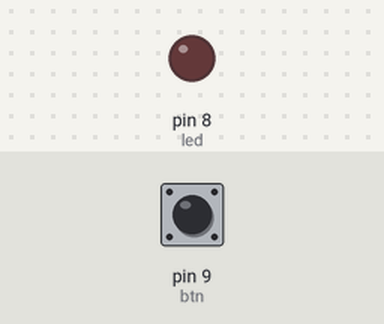
Recording of a sketch running on a simulated Arduino Uno, built with avr-gcc and run on an emulated ATmega328P. On the bench: output pins drawn as LEDs (lit = HIGH). Dashed ring = blinking. The test bench sets the inputs (shaded band); at power-on: pin 9 (btn) HIGH.

Above: at 1.2 s.
1.3 s: pin 9 (btn) pulled LOW for 0.15 s
At 2.4 s:
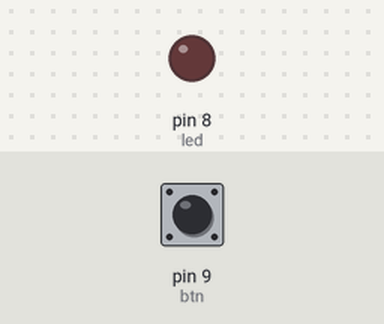
2.9 s: pin 9 (btn) pulled LOW for 1 s
At 3.2 s:
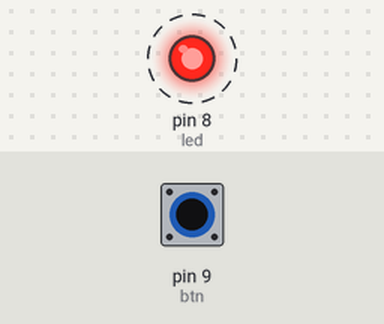
6.9 s: pin 9 (btn) pulled LOW for 3.2 s
At 7.7 s:
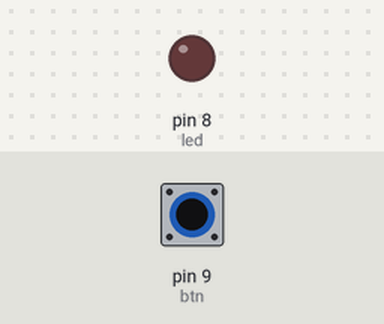
Timing chart, 0 to 9.9 s (numbered marks = the images above; inputs shaded):
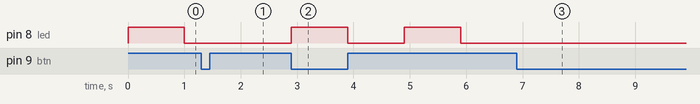

The sketch:

sketch.ino
```cpp
// Program Interrupt Pemotong Blinking LED - Arduino Uno (Pin Change Interrupt Pin 9)
// Sesuai persis dengan gambar rangkaian Wokwi (Tanpa memindahkan kabel tombol):
// - LED Anoda -> Pin 8 (melalui resistor 220 Ohm ke GND)
// - Push Button -> Pin 9 dan GND (INPUT_PULLUP)

const int led = 8;
const int btn = 9; // Tetap di Pin 9 menggunakan Pin Change Interrupt (PCINT1)

volatile bool blinkAktif = true;
volatile unsigned long lastInterrupt = 0;

// Interrupt Service Routine untuk Port B (Pin 8 s/d Pin 13)
ISR(PCINT0_vect) {
  // Periksa apakah Pin 9 berubah menjadi LOW (tombol ditekan)
  if (digitalRead(btn) == LOW) {
    unsigned long sekarang = millis();
    if (sekarang - lastInterrupt > 200) {
      blinkAktif = !blinkAktif;
      if (!blinkAktif) {
        digitalWrite(led, LOW); // Langsung matikan LED saat blinking dipotong
      }
      lastInterrupt = sekarang;
    }
  }
}

// Fungsi delay yang langsung berhenti seketika saat interrupt memotong blinking
void delayPotong(unsigned long ms) {
  unsigned long mulai = millis();
  while (millis() - mulai < ms) {
    if (!blinkAktif) return;
  }
}

void setup() {
  pinMode(led, OUTPUT);
  pinMode(btn, INPUT_PULLUP);

  // Aktifkan Pin Change Interrupt untuk grup Port B (PCIE0) dan khusus Pin 9 (PCINT1)
  PCICR |= (1 << PCIE0);
  PCMSK0 |= (1 << PCINT1);
}

void loop() {
  if (blinkAktif) {
    digitalWrite(led, HIGH);
    delayPotong(1000);
    digitalWrite(led, LOW);
    delayPotong(1000);
  }
}
```

Measured:
- after the input at 1.3 s, pin 8 (led): stays LOW (without the input it goes to HIGH after 0.70 s)
- after the input at 2.9 s, pin 8 (led): alternates HIGH for 1.0 s and LOW for 1.0 s, starting at once
- after the input at 6.9 s, pin 8 (led): stops changing and stays LOW
